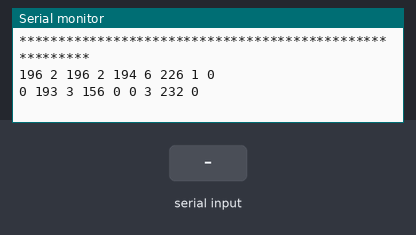
This sketch was run on a simulated Arduino Uno, built with avr-gcc and run on an emulated ATmega328P. Shown: the last lines printed to the serial monitor. The test bench sets the inputs (shaded band).

Above: at 1.2 s.
1.3 s: "1" received over the second serial link
At 2.6 s:
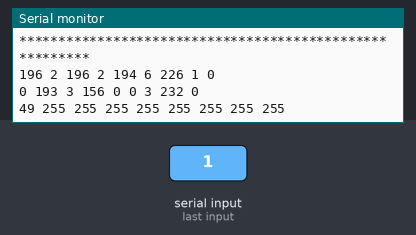
2.8 s: "0" received over the second serial link
At 4.0 s:
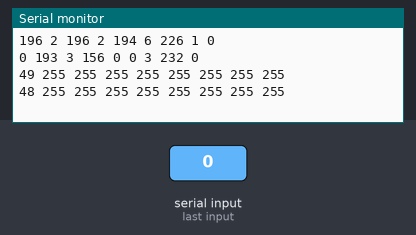
4.3 s: "2" received over the second serial link
At 6.0 s:
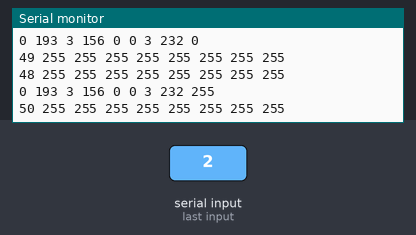
Timing chart, 0 to 7.5 s (numbered marks = the images above; inputs shaded):
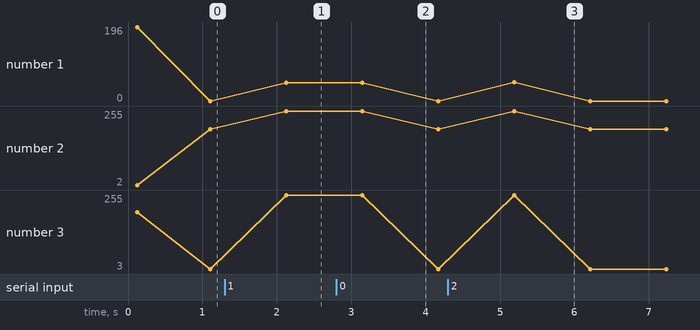

The sketch:

CO2.ino
```cpp
#include <SoftwareSerial.h>
SoftwareSerial s_serial(2, 3);      // TX, RX

#define capteur_co2 s_serial

const unsigned char cmd_capteur[] =
{
    0xff, 0x01, 0x86, 0x00, 0x00,
    0x00, 0x00, 0x00, 0x79
};

unsigned char donneeRecu[9];
int temperature;
int CO2PPM;

void setup()
{
    capteur_co2.begin(9600);
    Serial.begin(9600);
    Serial.println("Obtenez un 'g', commencez à lire à partir de capteur_co2!");
    Serial.println("********************************************************");
    Serial.println();
}

void loop()
{
    if(donnee_recu())
    {
        Serial.print("Temperature: ");
        Serial.println(temperature);
        Serial.print("CO2: ");
        Serial.println(CO2PPM);
    }
    delay(1000);
}

bool donnee_recu(void)
{
    byte donnee[9];
    int i = 0;

    // transmettre la commande donnee
    for(i=0; i<sizeof(cmd_capteur); i++)
    {
        capteur_co2.write(cmd_capteur[i]);
    }
    delay(10);
    // commence à revoir les données
    if(capteur_co2.available())
    {
        while(capteur_co2.available())
        {
            for(int i=0;i<9; i++)
            {
                donnee[i] = capteur_co2.read();
            }
        }
    }

    for(int j=0; j<9; j++)
    {
        Serial.print(donnee[j]);
        Serial.print(" ");
    }
    Serial.println("");

    if((i != 9) || (1 + (0xFF ^ (byte)(donnee[1] + donnee[2] + donnee[3] + donnee[4] + donnee[5] + donnee[6] + donnee[7]))) != donnee[8])
    {
        return false;
    }

    CO2PPM = (int)donnee[2] * 256 + (int)donnee[3];
    temperature = (int)donnee[4] - 40;

    return true;
}
```

Measured:
- after the input at 1.3 s, the serial monitor: prints a new line after 0.83 s (image 1)
- after the input at 2.8 s, the serial monitor: prints a new line after 0.35 s (image 2)
- after the input at 4.3 s, the serial monitor: prints a new line after 0.89 s (image 3)
- plotted number 1: 0 → 49 after the input at 1.3 s
- plotted number 2: 193 → 255 after the input at 1.3 s
- plotted number 3: 3 → 255 after the input at 1.3 s
